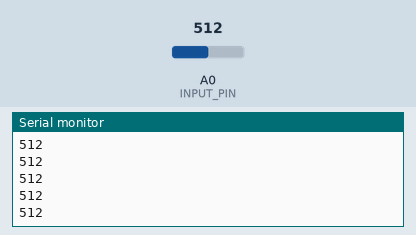
A sketch run on a simulated Arduino Uno, built with avr-gcc and run on an emulated ATmega328P. Parts: the last lines printed to the serial monitor. Inputs (shaded band) come from the test bench; at power-on: A0 (INPUT_PIN) = 512.

Above: at 1.2 s.
1.3 s: A0 (INPUT_PIN) set to 716
At 1.31 s:
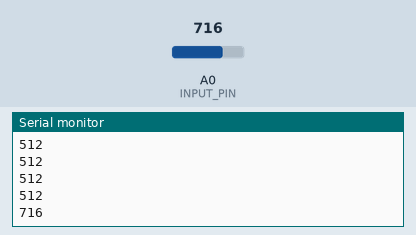
2.8 s: A0 (INPUT_PIN) set to 900
At 2.81 s:
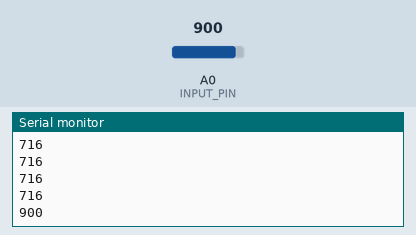
Timing chart, 0 to 5.8 s (numbered marks = the images above; inputs shaded):
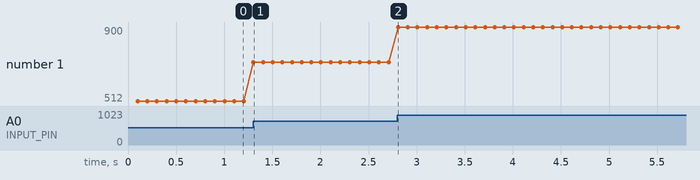

Measured:
- after the input at 1.3 s, the serial monitor: prints a new line at once (image 1)
- after the input at 2.8 s, the serial monitor: prints a new line at once (image 2)
- plotted number 1: 512 → 716 after the input at 1.3 s, 716 → 900 after the input at 2.8 s

The sketch:

SerialRead.ino
```cpp
int INPUT_PIN = A0;

// the setup function runs once when you press reset or power the board
void setup() {
  Serial.begin(9600);
}

// the loop function runs over and over again forever
void loop() {
  delay(100);

  // Analog input read
  int input = analogRead(INPUT_PIN);
  Serial.println(input);
}
```
